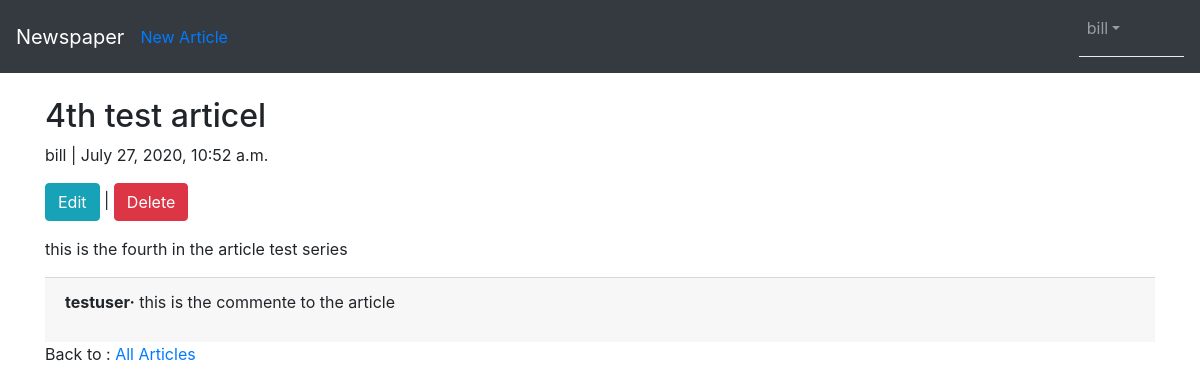
Page /article/5/ (signed in) on the committed database.
### users/models.py (models this page shows)
class CustomUser(AbstractUser):
    age = models.PositiveIntegerField(null = True, blank = True)

### articles/models.py (models this page shows, shortened)
class Article(models.Model):
    title = models.CharField(max_length=255)
    body = models.TextField()
    date = models.DateTimeField(auto_now_add=True)
    author = models.ForeignKey(get_user_model(),on_delete=models.CASCADE,)

class Comment(models.Model):
    article =models.ForeignKey(Article, on_delete=models.CASCADE, related_name='comments')
    comment =models.CharField(max_length=100)
    author = models.ForeignKey(get_user_model(),on_delete=models.CASCADE)
    def __str__(self):
        return self.comment

### articles/views.py (the view)
# urls.py: path('<int:pk>/', ArticleDetailView.as_view(), name='article_detail' ),
class ArticleDetailView(LoginRequiredMixin,DetailView):
    model = Article
    template_name = 'article_detail.html'
    login_url = 'login'

### templates/article_detail.html (shortened to what this page needs)
{% extends 'base.html' %}
{% block content %}
<div class="article-entry">
    <h2>{{object.title}}</h2>
    <p>{{object.author}} | {{object.date}}</p>
    {% if user.is_authenticated %}
    <a href="{% url 'article_edit' article.pk %}" class="btn btn-info">Edit</a> |
    <a href="{% url 'article_delete' article.pk %}" class="btn btn-danger">Delete</a></p>
    {% endif %}
    <p>{{object.body}}</p>
</div>
<p>
<div class="card-footer ">
    {% for comment in article.comments.all %}
    <p>
        <span class="font-weight-bold">{{comment.author}}&middot;</span>
        {{comment}}
    </p>
    {% endfor %}
</div>
<p>Back to : <a href="{% url 'article_list' %}">All Articles</a></p>
{% endblock content %}

### templates/base.html (shortened to what this page needs)
<html>
<head>
   <link rel="stylesheet" href="https://stackpath.bootstrapcdn.com/bootstrap/4.5.0/css/bootstrap.min.css"
>
</head>
<body>
 <nav class = 'navbar navbar-expand-md navbar-dark bg-dark mb-4'>
     <a href="{%url 'home' %}"  class="navbar-brand">Newspaper</a>
       {% if user.is_authenticated %}
        <ul class="navbar-nav ml-auto">
             <li class="nav-item"><a href="{% url 'article_new' %}">New Article</a></li>
        </ul>
     {%endif%}
     <div class="collapse navbar-collapse" id="navbarCollapse">
         {% if user.is_authenticated %}
         <ul class="navbar-nav ml-auto">
             <li class="nav-item">
                 <a href="#" id="userMenu" data-toggle="dropdown"
                    aria-haspopup = "true"  aria-expanded="false"  class="nav-link dropdown-toggle">{{user.username}}</a>
     <div class="dropdown-divider">
     </div>
             </li>
         </ul>
         {% else %}
         <form action="" class="form-inline ml-auto">
             <a href="{% url 'login' %}" class="btn btn-outline-secondary">Log In </a>
             <a href="{% url 'signup' %}" class="btn btn-primary ml-2"> Register </a>
         </form>
         {% endif %}
     </div>
 </nav>
 <div class="container">
     {% block content %}
     {% endblock content %}
 </div>
</body>
</html>

### rows in the picture
CustomUser: username "bill"
Article: title "4th test articel", author "bill", date "July 27, 2020, 10:52 a.m.", body "this is the fourth in the article test series"
Comment: author "testuser", comment "this is the commente to the article"
